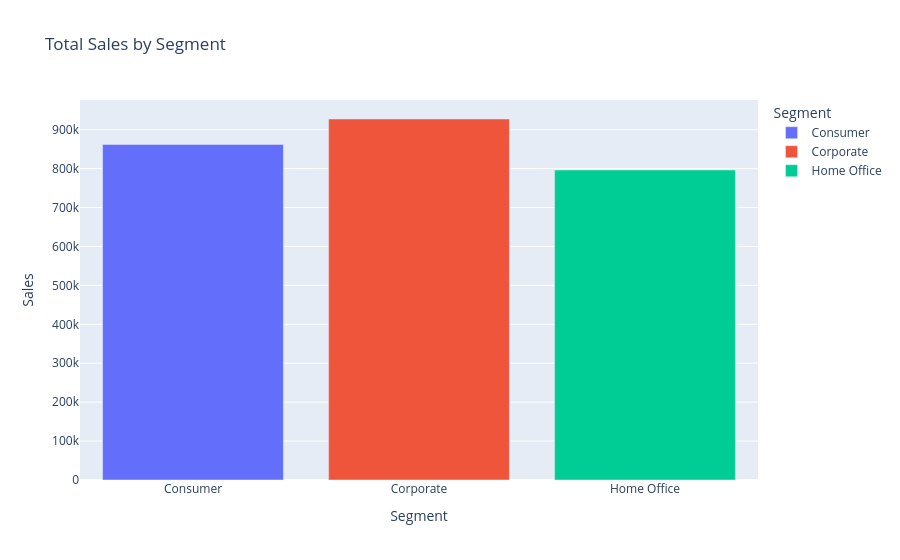

Notebook code for this chart:
### Markdown cell above
This interactive bar chart displays total sales generated by each customer segment. The visualization allows users to explore segment-wise sales performance through interactive features such as hover information and zoom controls.

### Code cell
segment_sales = df.groupby('Segment')['Sales'].sum().reset_index()

bar_fig = px.bar(
    segment_sales,
    x='Segment',
    y='Sales',
    color='Segment',
    title='Total Sales by Segment'
)

bar_fig.show()

### Figure 1 — Plotly figure (JSON) as saved in the notebook; plotly's stock layout.template omitted (floating-point values rounded to 4 significant figures)
{"data": [{"alignmentgroup": "True", "hovertemplate": "Segment=%{x}<br>Sales=%{y}<extra></extra>", "legendgroup": "Consumer", "marker": {"color": "#636efa", "pattern": {"shape": ""}}, "name": "Consumer", "offsetgroup": "Consumer", "orientation": "v", "showlegend": true, "textposition": "auto", "type": "bar", "x": ["Consumer"], "xaxis": "x", "y": [862000.0], "yaxis": "y"}, {"alignmentgroup": "True", "hovertemplate": "Segment=%{x}<br>Sales=%{y}<extra></extra>", "legendgroup": "Corporate", "marker": {"color": "#EF553B", "pattern": {"shape": ""}}, "name": "Corporate", "offsetgroup": "Corporate", "orientation": "v", "showlegend": true, "textposition": "auto", "type": "bar", "x": ["Corporate"], "xaxis": "x", "y": [927400.0], "yaxis": "y"}, {"alignmentgroup": "True", "hovertemplate": "Segment=%{x}<br>Sales=%{y}<extra></extra>", "legendgroup": "Home Office", "marker": {"color": "#00cc96", "pattern": {"shape": ""}}, "name": "Home Office", "offsetgroup": "Home Office", "orientation": "v", "showlegend": true, "textposition": "auto", "type": "bar", "x": ["Home Office"], "xaxis": "x", "y": [796400.0], "yaxis": "y"}], "layout": {"barmode": "relative", "legend": {"title": {"text": "Segment"}, "tracegroupgap": 0}, "title": {"text": "Total Sales by Segment"}, "xaxis": {"anchor": "y", "categoryarray": ["Consumer", "Corporate", "Home Office"], "categoryorder": "array", "domain": [0, 1], "title": {"text": "Segment"}}, "yaxis": {"anchor": "x", "domain": [0, 1], "title": {"text": "Sales"}}}}
